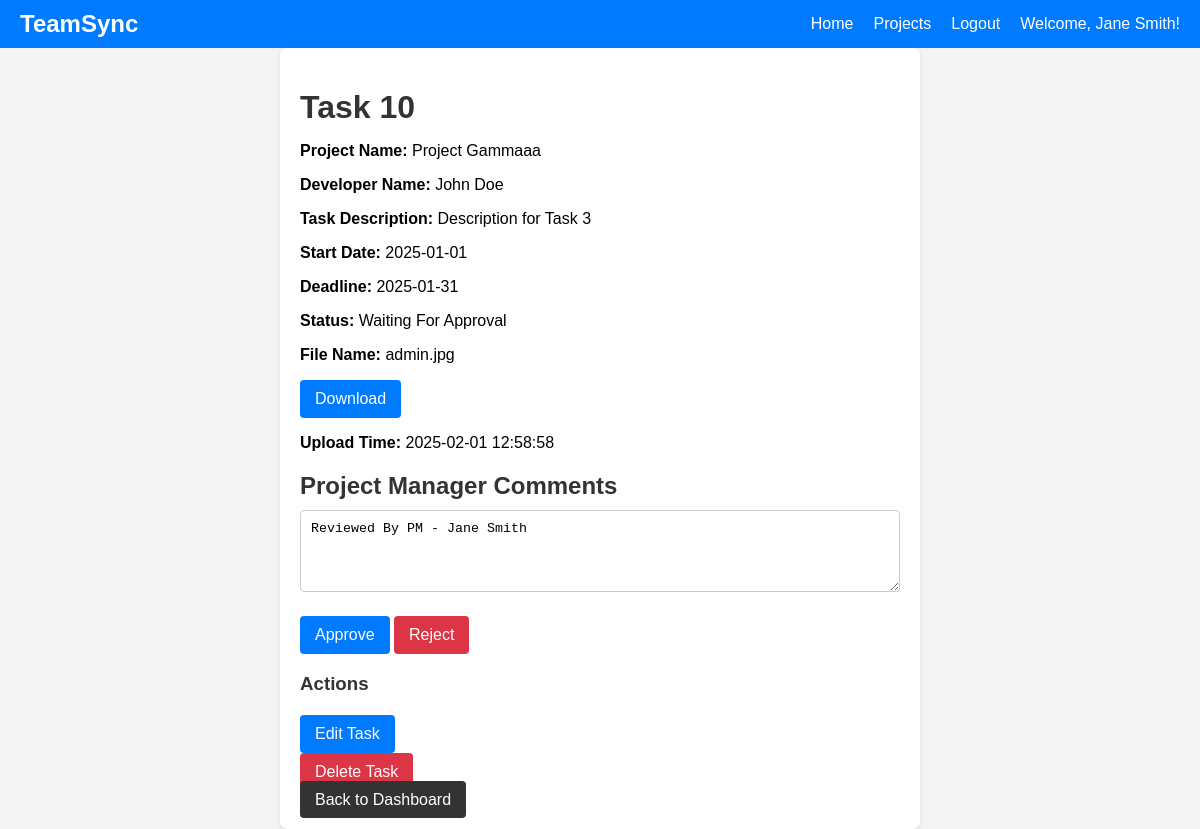
Screenshot of /controller/pm-task-controller.php?action=view&task_id=10 (signed in) with the database file from the repository.
### tables this page shows
CREATE TABLE `usr` (
  `userid` int(11) NOT NULL,
  `firstname` varchar(255) NOT NULL,
  `lastname` varchar(255) NOT NULL,
  `name` varchar(255) NOT NULL,
  `email` varchar(255) NOT NULL,
  `password` varchar(255) NOT NULL,
  `roleid` int(11) DEFAULT NULL,
  `profile_picture` longblob DEFAULT NULL
);

CREATE TABLE `tasks` (
  `task_id` int(11) NOT NULL,
  `project_id` int(11) NOT NULL,
  `developer_id` int(11) DEFAULT NULL,
  `name` varchar(100) NOT NULL,
  `description` text NOT NULL,
  `start_date` date NOT NULL,
  `deadline` date NOT NULL,
  `status` varchar(50) NOT NULL DEFAULT 'Not Started',
  `pm_comment` text DEFAULT NULL,
  `timestamp` timestamp NOT NULL DEFAULT current_timestamp() ON UPDATE current_timestamp(),
  `file_data` longblob DEFAULT NULL,
  `file_name` varchar(255) DEFAULT NULL,
  `file_type` varchar(255) DEFAULT NULL
);

CREATE TABLE `projects` (
  `project_id` int(11) NOT NULL,
  `client_id` int(11) NOT NULL,
  `pm_id` int(11) DEFAULT NULL,
  `name` varchar(100) NOT NULL,
  `description` text NOT NULL,
  `start_date` date DEFAULT NULL,
  `deadline` date NOT NULL,
  `status` varchar(50) NOT NULL DEFAULT 'Pending Approval',
  `type` varchar(50) NOT NULL DEFAULT 'Proposal',
  `client_feedback` text DEFAULT NULL,
  `progress` decimal(5,2) DEFAULT 0.00
);

### model/user-model.php (called while the page is built, shortened)
<?php
function getUserInfo($userId)
{
    $conn = getDbConnection();
    $sql = "SELECT userid, firstname, lastname, name, email, roleid
            FROM usr
            WHERE userid = ?";
    $stmt = $conn->prepare($sql);
    $stmt->bind_param("i", $userId);
    $stmt->execute();
    $result = $stmt->get_result();
    $user = $result->fetch_assoc();
    return $user;
}
function getUserName($userId)
{
    $userInfo = getUserInfo($userId);
    $firstname = $userInfo['firstname'] ?? 'Unassigned';
    $lastname = $userInfo['lastname'] ?? '';
    return trim("$firstname $lastname");
}
?>

### model/task-model.php (called while the page is built, shortened)
<?php
function getTaskDetails($taskId) {
    $conn = getDbConnection();
    $sql = "SELECT t.*, p.name AS project_name, u.firstname AS pm_name, u.lastname AS pm_lastname
            FROM tasks t
            JOIN projects p ON t.project_id = p.project_id
            JOIN usr u ON p.pm_id = u.userid
            WHERE t.task_id = ?";
    $stmt = $conn->prepare($sql);
    $stmt->bind_param("i", $taskId);
    $stmt->execute();
    $result = $stmt->get_result();
    $task = $result->fetch_assoc();
    $task['pm_name'] = $task['pm_name'] . ' ' . $task['pm_lastname'];
    return $task;
}
?>

### model/project-model.php (called while the page is built, shortened)
<?php
function getProjectInfo($projectId) {
    $conn = getDbConnection();
    $sql = "SELECT *
            FROM projects
            WHERE project_id = ?";
    $stmt = $conn->prepare($sql);
    $stmt->bind_param("i", $projectId);
    $stmt->execute();
    $result = $stmt->get_result();
    $projectInfo = $result->fetch_assoc();
    return $projectInfo;
}
function getProjectName($projectId) {
    $projectInfo = getProjectInfo($projectId);
    return $projectInfo['name'];
}
?>

### view/pm-task-view.php (the view, shortened to what this page needs)
<!DOCTYPE html>
<html lang="en">
<head>
    <link rel="stylesheet" href="../css/main.css">
</head>
<body>
<?php include 'pm-navbar.php'; ?>
<div class="project-container">
    <h1><?php echo $task['name']; ?></h1>
    <div class="project-details">
        <p><strong>Project Name:</strong> <?php echo $projectName; ?></p>
        <p><strong>Developer Name:</strong> <?php echo $developerName ? $developerName : "Unassigned"; ?></p>
        <p><strong>Task Description:</strong> <?php echo $task['description']; ?></p>
        <p><strong>Start Date:</strong> <?php echo $task['start_date']; ?></p>
        <p><strong>Deadline:</strong> <?php echo $task['deadline']; ?></p>
        <p><strong>Status:</strong> <?php echo $task['status']; ?></p>
    </div>
    <?php if (!empty($task['file_name'])) { ?>
        <p><strong>File Name:</strong> <?php echo $task['file_name']; ?></p>
        <form action="../controller/pm-task-controller.php?action=download_file" method="post">
            <button type="submit" class="button-primary">Download</button>
        </form>
        <p><strong>Upload Time:</strong> <?php echo $task['timestamp']; ?></p>
    <?php } ?>
    <h2>Project Manager Comments</h2>
<form action="../controller/pm-task-controller.php?action=approve_reject" method="post">
    <textarea name="pm_comment" rows="4"><?php echo $task['pm_comment']; ?></textarea>
    <div class="form-buttons">
        <button type="submit" name="action" value="approve" class="button-primary">Approve</button>
        <button type="submit" name="action" value="reject" class="button-danger">Reject</button>
    </div>
</form>
<h3>Actions</h3>
<div class="form-buttons">
    <form action="../controller/pm-task-controller.php?action=edit" method="post">
        <button type="submit" class="button-primary">Edit Task</button>
    </form>
    <form action="../controller/pm-task-controller.php?action=delete" method="post">
        <button type="submit" class="button-danger">Delete Task</button>
    </form>
</div>
<a href="../controller/user-dashboard-controller.php" class="button-dark">Back to Dashboard</a>
</div>
</body>
</html>

### view/pm-navbar.php (shortened to what this page needs)
<!DOCTYPE html>
<html lang="en">
<head>
    <link rel="stylesheet" href="../css/navbar.css">
</head>
<body>
<nav class="navbar">
    <div class="logo">TeamSync</div>
    <div class="nav-links">
        <a href="../controller/user-dashboard-controller.php">Home</a>
        <a href="../controller/pm-project-controller.php?action=show_all">Projects</a>
        <a href="../controller/user-logout-controller.php">Logout</a>
        <a href="../controller/user-profile-controller.php?action=view_profile" class="welcome-link">Welcome, <?php echo $pmName; ?>!</a>
    </div>
</nav>
</body>
</html>

### css/main.css (style rules this page uses)
body { font-family: Arial, sans-serif; margin: 0; background-color: #f4f4f4; }
.project-container { background-color: #fff; padding: 20px; border-radius: 8px; box-shadow: 0 2px 5px rgba(0, 0, 0, 0.1); max-width: 600px; margin: auto; transition: box-shadow 0.3s; }
h1, h2, h3 { color: #333; margin-bottom: 10px; }
input[type="text"], input[type="date"], input[type="email"], input[type="password"], textarea, select { width: 100%; padding: 10px; border: 1px solid #ccc; border-radius: 4px; box-sizing: border-box; transition: border-color 0.3s; }
.form-buttons { margin-top: 20px; }
.button-primary, .button-dark, .button-danger { padding: 10px 15px; border: none; border-radius: 4px; cursor: pointer; font-size: 16px; transition: background-color 0.3s; text-decoration: none; }
.button-primary { background-color: #007BFF; color: #fff; }
.button-dark { background-color: #333; color: #fff; }
.button-danger { background-color: #dc3545; color: #fff; }

### css/navbar.css (style rules this page uses)
.navbar { background-color: #007BFF; display: flex; justify-content: space-between; align-items: center; padding: 10px 20px; color: #fff; }
.logo { font-size: 24px; font-weight: bold; }
.nav-links { display: flex; }
.nav-links a { color: #fff; text-decoration: none; margin-left: 20px; transition: color 0.3s; }

### rows the page displays
usr: pmName "Jane Smith"
tasks: name "Task 10", project.name "Project Gammaaa", developer.lastname "John Doe", description "Description for Task 3", start_date "2025-01-01", deadline "2025-01-31", status "Waiting For Approval", file_name "admin.jpg", timestamp "2025-02-01 12:58:58", pm_comment "Reviewed By PM - Jane Smith"
